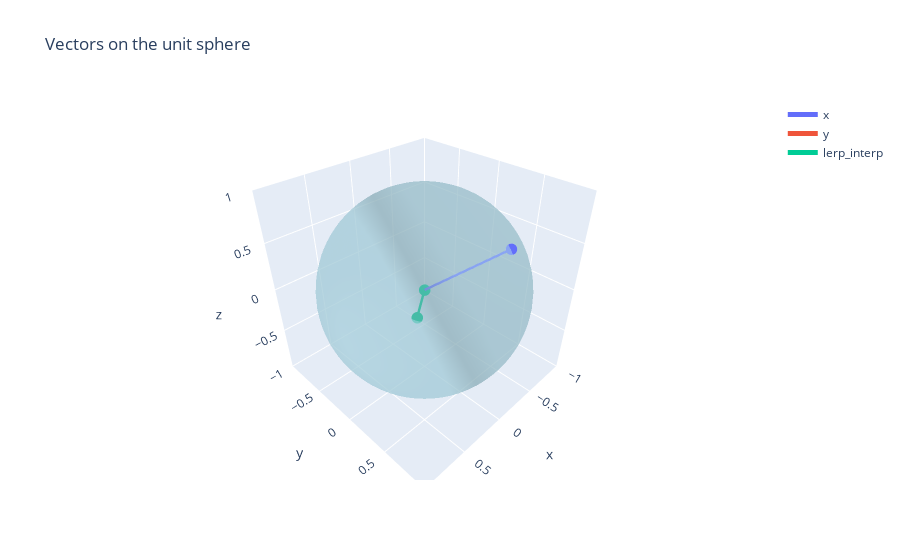

Notebook cell for this chart:
### Markdown cell above
## Hypersphere LERP

Computes linear interpolation between vectors, then projects them onto unit sphere: $\mathrm{Normalize}(x + \alpha (y - x))$

### Code cell
hyperspherelerp = HypersphereLERP(dim=dim, lerp_scale=1.0, lerp_init=1.0, lerp_weight_constraint='none')
lerp_interp = hyperspherelerp(x, y)

plot_vectors_unit_sphere([x[0].numpy(), y[0].numpy(), lerp_interp[0].detach().numpy()], names=['x', 'y', 'lerp_interp'])

### Figure 1 — Plotly figure (JSON) as saved in the notebook; plotly's stock layout.template omitted (floating-point values rounded to 4 significant figures; data arrays with more than 128 entries replaced by an {"elided": "..."} marker saying what was removed)
{"data": [{"line": {"width": 5}, "marker": {"size": 4}, "mode": "lines+markers", "name": "x", "type": "scatter3d", "x": [0, -0.2622], "y": [0, 0.7267], "z": [0, 0.635]}, {"line": {"width": 5}, "marker": {"size": 4}, "mode": "lines+markers", "name": "y", "type": "scatter3d", "x": [0, -0.3553], "y": [0, -0.4757], "z": [0, -0.8047]}, {"line": {"width": 5}, "marker": {"size": 4}, "mode": "lines+markers", "name": "lerp_interp", "type": "scatter3d", "x": [0, -0.3553], "y": [0, -0.4757], "z": [0, -0.8047]}, {"alphahull": 0, "color": "lightblue", "opacity": 0.5, "type": "mesh3d", "x": {"elided": "2112 float values"}, "y": {"elided": "2112 float values"}, "z": {"elided": "2112 float values"}}], "layout": {"scene": {"aspectmode": "cube", "xaxis": {"range": [-1, 1]}, "yaxis": {"range": [-1, 1]}, "zaxis": {"range": [-1, 1]}}, "title": {"text": "Vectors on the unit sphere"}}}
